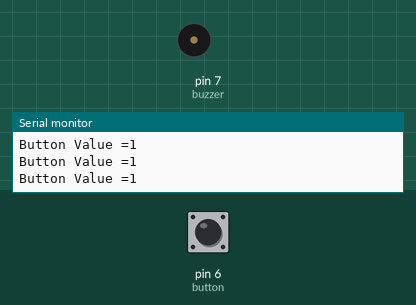
This sketch was run on a simulated Arduino Uno, built with avr-gcc and run on an emulated ATmega328P. Parts: buzzer (waves = sounding), the last lines printed to the serial monitor. The inputs (shaded band) are chosen by the test bench; at power-on: pin 6 (button) HIGH.

Above: at 3.0 s.
3.1 s: pin 6 (button) pulled LOW for 0.65 s
At 3.3 s:
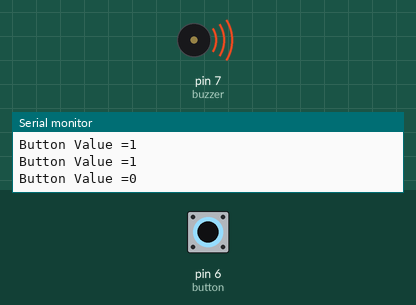
6.2 s: pin 6 (button) pulled LOW for 1 s
At 8.1 s:
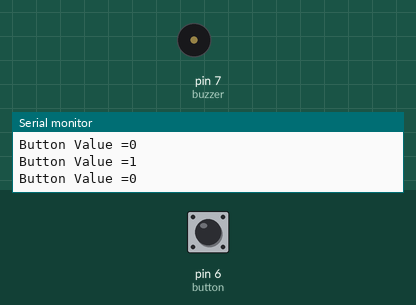
9.3 s: pin 6 (button) pulled LOW for 3.2 s
Timing chart, 0 to 15.2 s (numbered marks = the images above; inputs shaded):
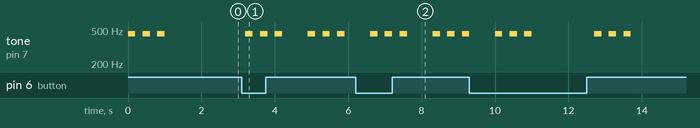

Measured:
- after the input at 3.1 s, tone on pin 7 (buzzer): plays 450 Hz for 0.20 s, 450 Hz for 0.20 s, 450 Hz for 0.20 s, 450 Hz for 0.20 s, 450 Hz for 0.20 s, 450 Hz for 0.20 s, starting after 0.10 s
- after the input at 6.2 s, tone on pin 7 (buzzer): plays 450 Hz for 0.20 s, 450 Hz for 0.20 s, 450 Hz for 0.20 s, 450 Hz for 0.20 s, 450 Hz for 0.20 s, 450 Hz for 0.20 s, starting after 0.40 s
- by itself, tone on pin 7 (buzzer): alternates 450 Hz for 0.20 s and silent for 0.20 s, 6 changes in all, then stays silent

The sketch:

3Times_Buzzer_with_Button.ino
```cpp
int buzzer=7;
int button=6;
int value=1;
int flag=0;
int flag1=0;
void setup() {
  // put your setup code here, to run once:
Serial.begin(9600);
  pinMode (button, INPUT_PULLUP);
  pinMode (buzzer, OUTPUT);
}

void loop() {
  // put your main code here, to run repeatedly:

value = digitalRead(button);
  Serial.print("Button Value =");
  Serial.println(value);
  if(value==0 && flag==0){
    Buzzer();
    flag=1;
    flag1=0;
  }
  if(value==0 && flag==1)
  {
    noTone(buzzer);

  }
  if(value==1 && flag1==0)
  {
    Buzzer();
    flag1=1;
    flag=0;
  }
  if(value==1 && flag1==1)
  {
    noTone(buzzer);

  }
delay(500);
}

void Buzzer()
{
  tone (buzzer, 450);
      delay(200);
      noTone(buzzer);
      delay(200);

      tone (buzzer, 450);
      delay(200);
      noTone(buzzer);
      delay(200);

      tone (buzzer, 450);
      delay(200);
      noTone(buzzer);
      delay(200);

}
```
